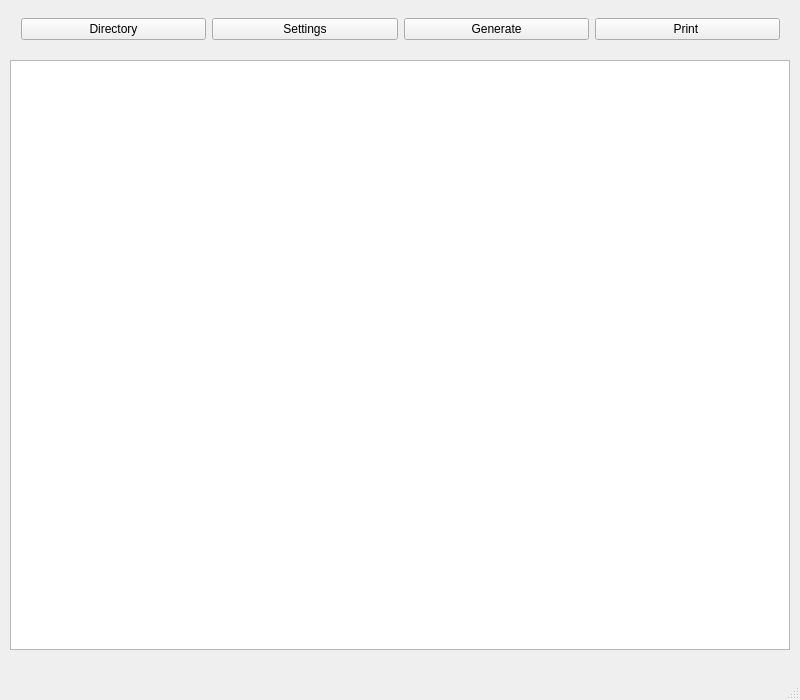
<?xml version="1.0" encoding="UTF-8"?>
<ui version="4.0">
 <class>MainWindow</class>
 <widget class="QMainWindow" name="MainWindow">
  <property name="geometry">
   <rect>
    <x>0</x>
    <y>0</y>
    <width>800</width>
    <height>700</height>
   </rect>
  </property>
  <property name="windowTitle">
   <string>MainWindow</string>
  </property>
  <widget class="QWidget" name="centralWidget">
   <widget class="QGraphicsView" name="graphicsView">
    <property name="geometry">
     <rect>
      <x>10</x>
      <y>60</y>
      <width>780</width>
      <height>590</height>
     </rect>
    </property>
   </widget>
   <widget class="QWidget" name="">
    <property name="geometry">
     <rect>
      <x>10</x>
      <y>4</y>
      <width>781</width>
      <height>51</height>
     </rect>
    </property>
    <layout class="QHBoxLayout" name="horizontalLayout">
     <item>
      <widget class="QPushButton" name="directoryButton">
       <property name="text">
        <string>Directory</string>
       </property>
      </widget>
     </item>
     <item>
      <widget class="QPushButton" name="settingsButton">
       <property name="text">
        <string>Settings</string>
       </property>
      </widget>
     </item>
     <item>
      <widget class="QPushButton" name="generateButton">
       <property name="text">
        <string>Generate</string>
       </property>
      </widget>
     </item>
     <item>
      <widget class="QPushButton" name="printButton">
       <property name="text">
        <string>Print </string>
       </property>
      </widget>
     </item>
    </layout>
   </widget>
  </widget>
  <widget class="QStatusBar" name="statusBar"/>
 </widget>
 <layoutdefault spacing="6" margin="11"/>
 <resources/>
 <connections/>
</ui>
